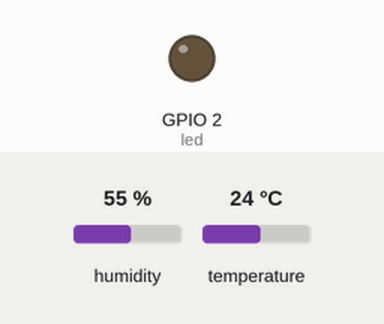
The sketch below on a simulated ESP32. On the bench: output pins drawn as LEDs (lit = HIGH). The inputs (shaded band) are chosen by the test bench; at power-on: humidity 55 %, temperature 24 °C. WiFi joins after 1.5 s; servers stay silent unless stated; what the sketch prints to the serial monitor is not drawn.

Above: at 0.1 s.
At 2.1 s:
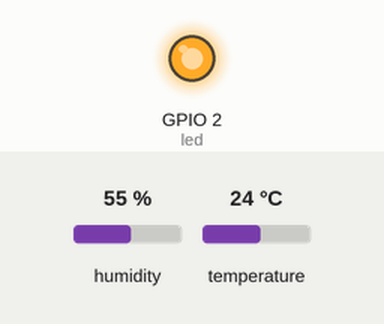
Timing chart, 0 to 3.6 s (numbered marks = the images above):
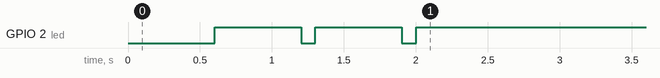

The sketch:

ThingSpeak_com_ESP32.ino
```cpp
#include <WiFi.h>
#include <DHT.h>
#include <ThingSpeak.h>

WiFiClient cliente;
const unsigned long canal = 1976902;
const char *chaveAPI = "FI2L17HCYNXOL3EM";

#define led 2

#define DHTTYPE DHT11
#define DHTPin 5
DHT dht(DHTPin, DHTTYPE);

const char *ssid = "trUEM";
const char *password = "trUEM_2019";

void setup() {
  Serial.begin(115200);
  dht.begin();

  pinMode(led, OUTPUT);
  digitalWrite(led, LOW);

  WiFi.begin(ssid, password);
  Serial.print("Connecting to ");
  Serial.println(ssid);

  while (WiFi.status() != WL_CONNECTED) {
    delay(500);
    Serial.print(".");
    digitalWrite(led, LOW);  // liga o led
    delay(100);
    digitalWrite(led, HIGH);  // desliga o led
    delay(100);
  }
  Serial.println("");
  Serial.println("WiFi conectado.");
  Serial.println("IP: ");
  Serial.println(WiFi.localIP());

  ThingSpeak.begin(cliente);
}

void loop() {

  float temperatura = dht.readTemperature();
  Serial.print(" temperatura: ");
  Serial.print(temperatura);

  float umidade = dht.readHumidity();
  Serial.print(" humidade: ");
  Serial.println(umidade);

  ThingSpeak.writeField(canal, 1, temperatura, chaveAPI);
  ThingSpeak.writeField(canal, 2, umidade, chaveAPI);

  delay(15 * 1000);  //(min*seg*miles) Thingspeak aceita atualizacoes a cada 15 segundos
}
```
